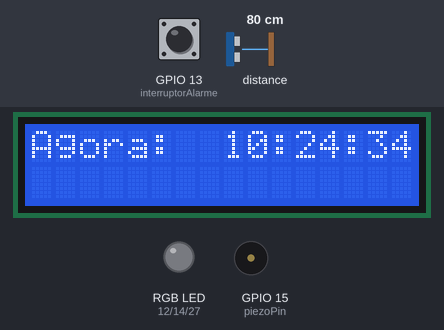
This sketch was run on a simulated ESP32. Parts: 16×2 character LCD, an RGB LED mixed from three pins (HIGH = lit), buzzer (waves = sounding). Wiring (from diagram.json): ultrasonic range finder: trigger GPIO 4; echo GPIO 0. The inputs (shaded band) are chosen by the test bench; at power-on: GPIO 13 (interruptorAlarme) LOW, distance to the obstacle 80 cm. The echo pulse lasts 58.3 µs per cm; dim RGB values are drawn brighter than linear; WiFi joins after 1.5 s; servers stay silent unless stated; the local clock reads 2024-03-15 10:24:30 at power-on unless the sketch sets it; pins used as bus, display or sensor lines are not drawn.

Above: at 4.6 s.
At 11.7 s:
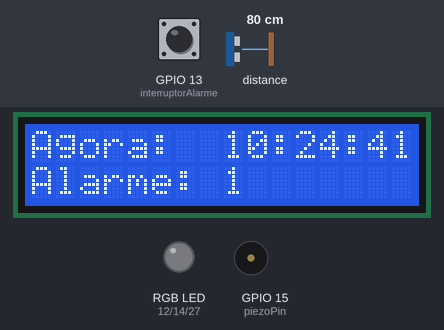
At 13.1 s:
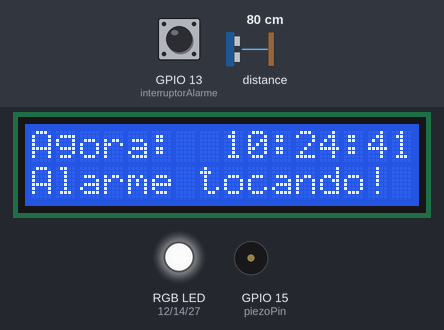
At 14.5 s:
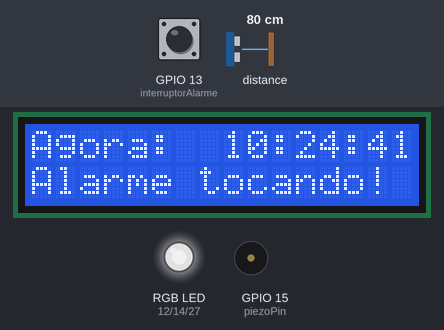
At 17.5 s:
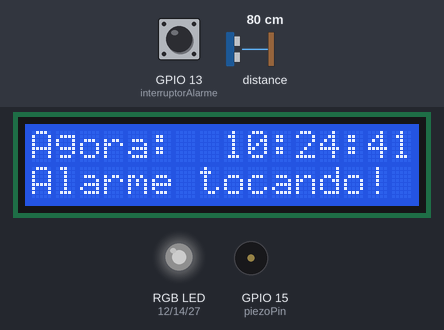
At 39.6 s:
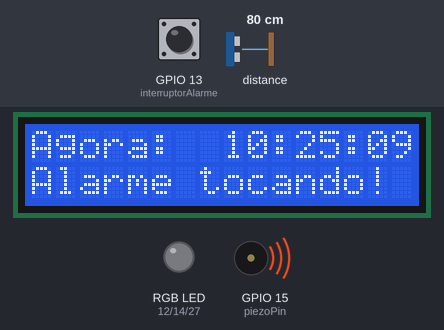
Timing chart, 0 to 40.0 s (numbered marks = the images above):
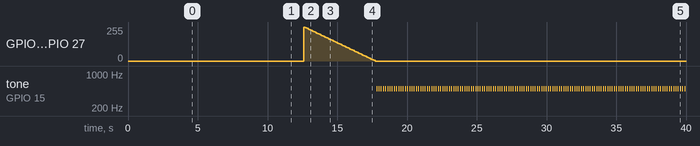

Measured:
- by itself, GPIO 12 (ledVermelho), GPIO 14 (ledVerde), GPIO 27 (ledAzul): 0/255 → 255/255 at 12.6 s, → 250/255 0.10 s later, → 245/255 0.10 s later, → 240/255 0.10 s later, … (52 changes in this stretch)
- what the display in image 0 shows lasts 3.0 s, from 4.6 s to 7.6 s
- what the display in image 1 shows lasts 1.0 s, from 11.6 s to 12.6 s

The sketch:

sketch.ino
```cpp
// C++ code
//
/*
  The circuit:
  * LCD RS pin to digital pin GPIO 23
  * LCD Enable pin to digital pin GPIO 22
  * LCD D4 pin to digital pin GPIO 21
  * LCD D5 pin to digital pin GPIO 19
  * LCD D6 pin to digital pin GPIO 18
  * LCD D7 pin to digital pin GPIO 5
  * LCD R/W pin to ground
  * LCD VSS pin to ground
  * LCD VCC pin to 5V
  * 10K resistor:
  * ends to +5V and ground
  * wiper to LCD VO pin (pin 3)
  http://www.arduino.cc/en/Tutorial/LiquidCrystal
*/

//ESP32 Wifi and UTC
#include <WiFi.h>
#define NTP_SERVER     "pool.ntp.org"
#define UTC_OFFSET     -10800
#define UTC_OFFSET_DST 0

//ESP32 Pin definitions
#include <LiquidCrystal.h>
#define interruptorAlarme		13
#define ledVermelho         12
#define ledVerde	         	14
#define ledAzul	         		27
#define piezoPin         		15
#define trigPin          		4
#define echoPin 	         	0
long duration;
long distance;
int distanciaI;
int seconds = 5;
bool alarmeAtivo = true;
LiquidCrystal lcd_1(23, 22, 21, 19, 18, 5);

void tocaAlarme() {
  ledFunc();
  while(true){
    printLocalTime();
    lerDistancia();
  	if(digitalRead(interruptorAlarme) == HIGH && abs(distanciaI-distance)>=15) {
      delay(50);
      if (digitalRead(interruptorAlarme) == HIGH && abs(distanciaI-distance)>=15) {
        noTone(piezoPin);
        alarmeAtivo = false;
        lcd_1.setCursor(0,1);
        lcd_1.print("Alarme desligado");
        return;
      }
    }
  tone(piezoPin, 500);
  delay(50);
  noTone(piezoPin);
  delay(100);
  }
}

void lerDistancia(){
  digitalWrite(trigPin,HIGH);
  delayMicroseconds(10);
  digitalWrite(trigPin,LOW);
  delayMicroseconds(2);
  duration = pulseIn(echoPin, HIGH);
  distance = duration * 0.034/2;
}

void ledFunc(){
  for(int i = 0; i<=255;i+=5){
    analogWrite(ledVermelho, 255-i);
    analogWrite(ledVerde, 255-i);
    analogWrite(ledAzul, 255-i);
    delay(100);
  }
}

void printLocalTime() {
  struct tm timeinfo;
  if (!getLocalTime(&timeinfo)) {
    lcd_1.setCursor(0, 1);
    lcd_1.println("Connection Error");
    return;
  }
  lcd_1.setCursor(0, 0);
  lcd_1.println("Agora: ");
  lcd_1.setCursor(8, 0);
  lcd_1.println(&timeinfo, "%H:%M:%S");
}

void setup()
{
  //Wifi
  lcd_1.setCursor(0, 0);
  lcd_1.print("Conectando:     ");
  lcd_1.setCursor(0, 1);
  WiFi.begin("Wokwi-GUEST", "", 6);
  while (WiFi.status() != WL_CONNECTED){
    delay(250);
  }
  lcd_1.clear();
  lcd_1.setCursor(0, 0);
  lcd_1.print("Online");
  lcd_1.setCursor(0, 1);
  lcd_1.print("Atualizando...");
  configTime(UTC_OFFSET, UTC_OFFSET_DST, NTP_SERVER);
  delay(3000);
  lcd_1.begin(16, 2);
  printLocalTime();
  pinMode(ledVermelho,OUTPUT);
  pinMode(ledVerde,OUTPUT);
  pinMode(ledAzul,OUTPUT);
  pinMode(piezoPin,OUTPUT);
  pinMode(trigPin,OUTPUT);
  pinMode(echoPin,INPUT);
  lerDistancia();
  distanciaI = distance;
}

void loop()
{
  delay(3000);
  for(int i=0;i<=600000;i+=30000){
  printLocalTime();
    if(seconds > 0){
      lcd_1.setCursor(0,1);
      lcd_1.print("                ");
      lcd_1.setCursor(0,1);
      lcd_1.print("Alarme: ");
      lcd_1.print(seconds);
      delay(1000);
      seconds--;
    }
    if(seconds==0 && alarmeAtivo == true){
      lcd_1.setCursor(0,1);
      lcd_1.print("Alarme tocando! ");
    }
    if(seconds <= 0 && alarmeAtivo == true){
      tocaAlarme();
    }
    if(alarmeAtivo == false){
      delay(30000);
      lerDistancia();
      if(abs(distanciaI-distance)>15){
        seconds = 5;
        alarmeAtivo = true;
      }
    }
  }
}
```
